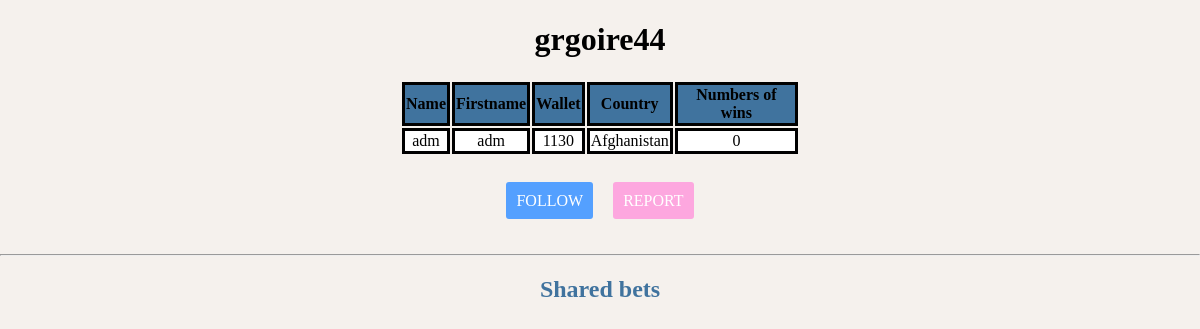
Page /4345233546345453472534545435345343454657654342322233445456323142345432352354363254.html on the committed database.
### tables this page shows
CREATE TABLE `USR` (
  `id` int(11) NOT NULL AUTO_INCREMENT,
  `mail` varchar(50) DEFAULT NULL,
  `name` varchar(20) DEFAULT NULL,
  `firstname` varchar(20) DEFAULT NULL,
  `login` varchar(15) DEFAULT NULL,
  `passwd` varchar(255) DEFAULT NULL,
  `wallet` float DEFAULT NULL,
  `city` smallint(5) unsigned DEFAULT NULL,
  `phoneNumber` char(10) DEFAULT NULL,
  `confirmKey` varchar(255) DEFAULT NULL,
  `confirm` int(11) DEFAULT NULL,
  `banOrNot` tinyint(1) DEFAULT 0,
  `countVictory` int(11) DEFAULT 0,
  `ip` varchar(15) DEFAULT NULL,
  `img` varchar(50) DEFAULT NULL,
  `credit` int(11) DEFAULT 0,
  `private` tinyint(1) DEFAULT 0,
  PRIMARY KEY (`id`)
);

CREATE TABLE `COUNTRY` (
  `id` smallint(5) unsigned NOT NULL AUTO_INCREMENT,
  `code` int(3) NOT NULL,
  `alpha2` varchar(2) NOT NULL,
  `alpha3` varchar(3) NOT NULL,
  `nom_en_gb` varchar(45) NOT NULL,
  `nom_fr_fr` varchar(45) NOT NULL,
  PRIMARY KEY (`id`),
  UNIQUE KEY `alpha2` (`alpha2`),
  UNIQUE KEY `alpha3` (`alpha3`),
  UNIQUE KEY `code_unique` (`code`)
);

### html/users_profile.php (the view, shortened to what this page needs)
<?php
  $bdd = bdd();
  $req = $bdd->prepare('SELECT name, firstname, login, wallet, city, countVictory FROM USR WHERE id = ?');
  $req->execute([$_GET['id']]);
  $res = $req->fetch(PDO::FETCH_ASSOC);
  $req = $bdd->prepare('SELECT nom_en_gb FROM COUNTRY WHERE id = ?');
  $req->execute([$res['city']]);
  $country = $req->fetch(PDO::FETCH_ASSOC);
  $req = $bdd->prepare('SELECT id_usr FROM FOLLOWER WHERE id_usr = ? AND follower = ?');
  $req->execute([$_GET['id'], $_SESSION['id']['id']]);
  $verif_follow = $req->fetchAll();
  $req = $bdd->prepare('SELECT id_user FROM REPORT WHERE id_user = ? AND user_report = ?');
  $req->execute([$_SESSION['id']['id'], $_GET['id']]);
  $verif_ban = $req->fetchAll(PDO::FETCH_ASSOC);
?>
<!DOCTYPE html>
<html>
<head>
  <link rel="stylesheet" type="text/css" href="css/style_users.css">
</head>
<body>
  <main>
    <div id="info">
      <h1><?php echo($res['login']); ?></h1>
      <table>
         <tr>
           <th>Name</th>
           <th>Firstname</th>
           <th>Wallet</th>
           <th>Country</th>
           <th>Numbers of wins</th>
         </tr>
        <tr>
           <?php echo('<td>' . $res['name']  . '</td>');
            echo('<td>' . $res['firstname']  . '</td>');
            echo('<td>' . $res['wallet']  . '</td>');
            echo('<td>' . $country['nom_en_gb'] . '</td>');
            echo('<td>' . $res['countVictory'] . '</td>'); ?>
         </tr>
       </table><br><br>
       <?php
        if(!count($verif_follow) > 0){
          echo ('<a id="follow" href="follow.php?id=' . $_GET['id'] . '">FOLLOW</a>');
        }else{
          echo ('<a id="unfollow" href="unfollow.php?id=' . $_GET['id'] . '">UNFOLLOW</a>');
        }
        if(!count($verif_ban) > 0){
          echo ('<a id="ban" href="ban.php?id=' . $_GET['id'] . '">REPORT</a>');
        }
      ?>
      </div><br><br><hr>
      <h2>Shared bets</h2>
  </main>
</body>
</html>

### html/css/style_users.css (style rules this page uses)
body { margin:0px; background-color: #F5F1ED; }
th { border:solid; background-color: #40739e; }
td { border:solid; background-color: white; }
#info { margin:0 auto; width:400px; text-align: center; }
#info > table { text-align: center; }
#info > h1 { text-align: center; }
h2 { color: #40739e; text-align: center; }
#follow { text-decoration: none; border-radius: 3px; padding:10px; color:white; background-color:#54a0ff; }
#ban { text-decoration: none; margin-left: 20px; border-radius: 3px; padding:10px; background-color: #FDA7DF; color:white; }

### rows in the picture
usr: login "grgoire44", name "adm", firstname "adm", wallet "1130", countVictory "0"
country: nom_en_gb "Afghanistan"
